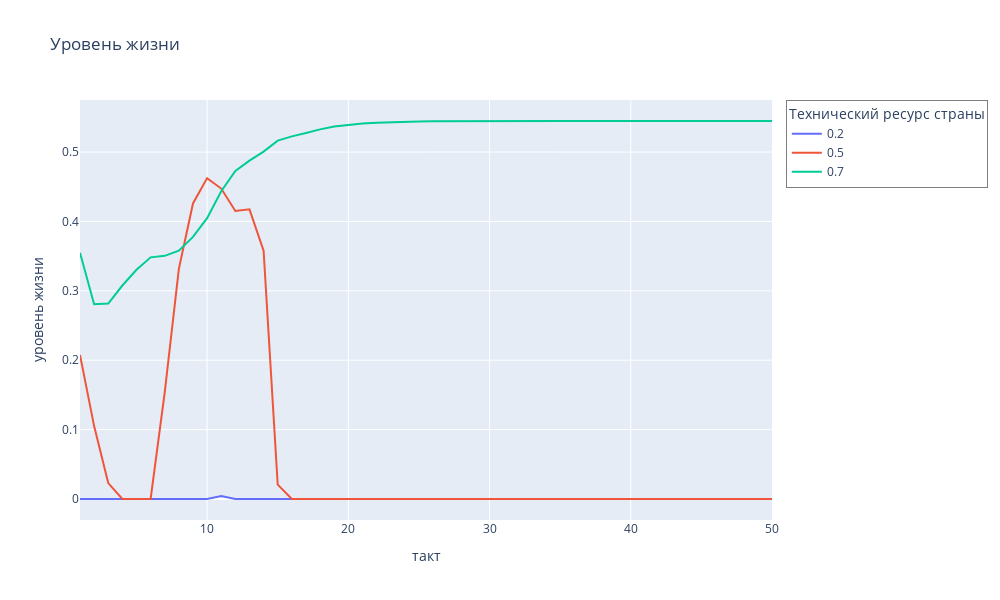

The notebook cell saved with this chart:
### Code cell
df0_ls = pd.read_csv('experiment_0_li.txt', names=['livst', 'country', 'i', 'inst'])
fig = px.line(df0_ls, x='i', y='livst', color='country', title='Уровень жизни')
fig.update_layout(
    width=1000, 
    height=600,
    xaxis_title='такт',  
    yaxis_title='уровень жизни', 
    showlegend=True,  
    legend_title='Технический ресурс страны',  
    legend=dict(
        bgcolor='rgba(255, 255, 255, 0.5)',  
        bordercolor='rgba(0, 0, 0, 0.5)',  
        borderwidth=1)
)
fig.show()
#fig.write_image("livst3.png")

### Figure 1 — Plotly figure (JSON) as saved in the notebook; plotly's stock layout.template omitted (floating-point values rounded to 4 significant figures)
{"data": [{"hovertemplate": "country=0.2<br>i=%{x}<br>livst=%{y}<extra></extra>", "legendgroup": "0.2", "line": {"color": "#636efa", "dash": "solid"}, "marker": {"symbol": "circle"}, "mode": "lines", "name": "0.2", "orientation": "v", "showlegend": true, "type": "scatter", "x": [1, 2, 3, 4, 5, 6, 7, 8, 9, 10, 11, 12, 13, 14, 15, 16, 17, 18, 19, 20, 21, 22, 23, 24, 25, 26, 27, 28, 29, 30, 31, 32, 33, 34, 35, 36, 37, 38, 39, 40, 41, 42, 43, 44, 45, 46, 47, 48, 49, 50], "xaxis": "x", "y": [0, 0, 0, 0, 0, 0, 0, 0, 0, 0, 0.004193, 0, 0, 0, 0, 0, 0, 0, 0, 0, 0, 0, 0, 0, 0, 0, 0, 0, 0, 0, 0, 0, 0, 0, 0, 0, 0, 0, 0, 0, 0, 0, 0, 0, 0, 0, 0, 0, 0, 0], "yaxis": "y"}, {"hovertemplate": "country=0.5<br>i=%{x}<br>livst=%{y}<extra></extra>", "legendgroup": "0.5", "line": {"color": "#EF553B", "dash": "solid"}, "marker": {"symbol": "circle"}, "mode": "lines", "name": "0.5", "orientation": "v", "showlegend": true, "type": "scatter", "x": [1, 2, 3, 4, 5, 6, 7, 8, 9, 10, 11, 12, 13, 14, 15, 16, 17, 18, 19, 20, 21, 22, 23, 24, 25, 26, 27, 28, 29, 30, 31, 32, 33, 34, 35, 36, 37, 38, 39, 40, 41, 42, 43, 44, 45, 46, 47, 48, 49, 50], "xaxis": "x", "y": [0.2075, 0.1051, 0.02294, 0, 0, 0, 0.1537, 0.3316, 0.426, 0.4624, 0.4474, 0.4151, 0.4174, 0.3578, 0.02069, 0, 0, 0, 0, 0, 0, 0, 0, 0, 0, 0, 0, 0, 0, 0, 0, 0, 0, 0, 0, 0, 0, 0, 0, 0, 0, 0, 0, 0, 0, 0, 0, 0, 0, 0], "yaxis": "y"}, {"hovertemplate": "country=0.7<br>i=%{x}<br>livst=%{y}<extra></extra>", "legendgroup": "0.7", "line": {"color": "#00cc96", "dash": "solid"}, "marker": {"symbol": "circle"}, "mode": "lines", "name": "0.7", "orientation": "v", "showlegend": true, "type": "scatter", "x": [1, 2, 3, 4, 5, 6, 7, 8, 9, 10, 11, 12, 13, 14, 15, 16, 17, 18, 19, 20, 21, 22, 23, 24, 25, 26, 27, 28, 29, 30, 31, 32, 33, 34, 35, 36, 37, 38, 39, 40, 41, 42, 43, 44, 45, 46, 47, 48, 49, 50], "xaxis": "x", "y": [0.3548, 0.2806, 0.2817, 0.3077, 0.3304, 0.3483, 0.3504, 0.3579, 0.3777, 0.4047, 0.4434, 0.4727, 0.4877, 0.5006, 0.5165, 0.5226, 0.5276, 0.5327, 0.5367, 0.5394, 0.5412, 0.5424, 0.5432, 0.5437, 0.5441, 0.5443, 0.5445, 0.5446, 0.5446, 0.5447, 0.5447, 0.5447, 0.5447, 0.5447, 0.5447, 0.5447, 0.5447, 0.5448, 0.5448, 0.5448, 0.5448, 0.5448, 0.5448, 0.5447, 0.5447, 0.5447, 0.5447, 0.5447, 0.5447, 0.5447], "yaxis": "y"}], "layout": {"height": 600, "legend": {"bgcolor": "rgba(255, 255, 255, 0.5)", "bordercolor": "rgba(0, 0, 0, 0.5)", "borderwidth": 1, "title": {"text": "Технический ресурс страны"}, "tracegroupgap": 0}, "showlegend": true, "title": {"text": "Уровень жизни"}, "width": 1000, "xaxis": {"anchor": "y", "domain": [0, 1], "title": {"text": "такт"}}, "yaxis": {"anchor": "x", "domain": [0, 1], "title": {"text": "уровень жизни"}}}}
